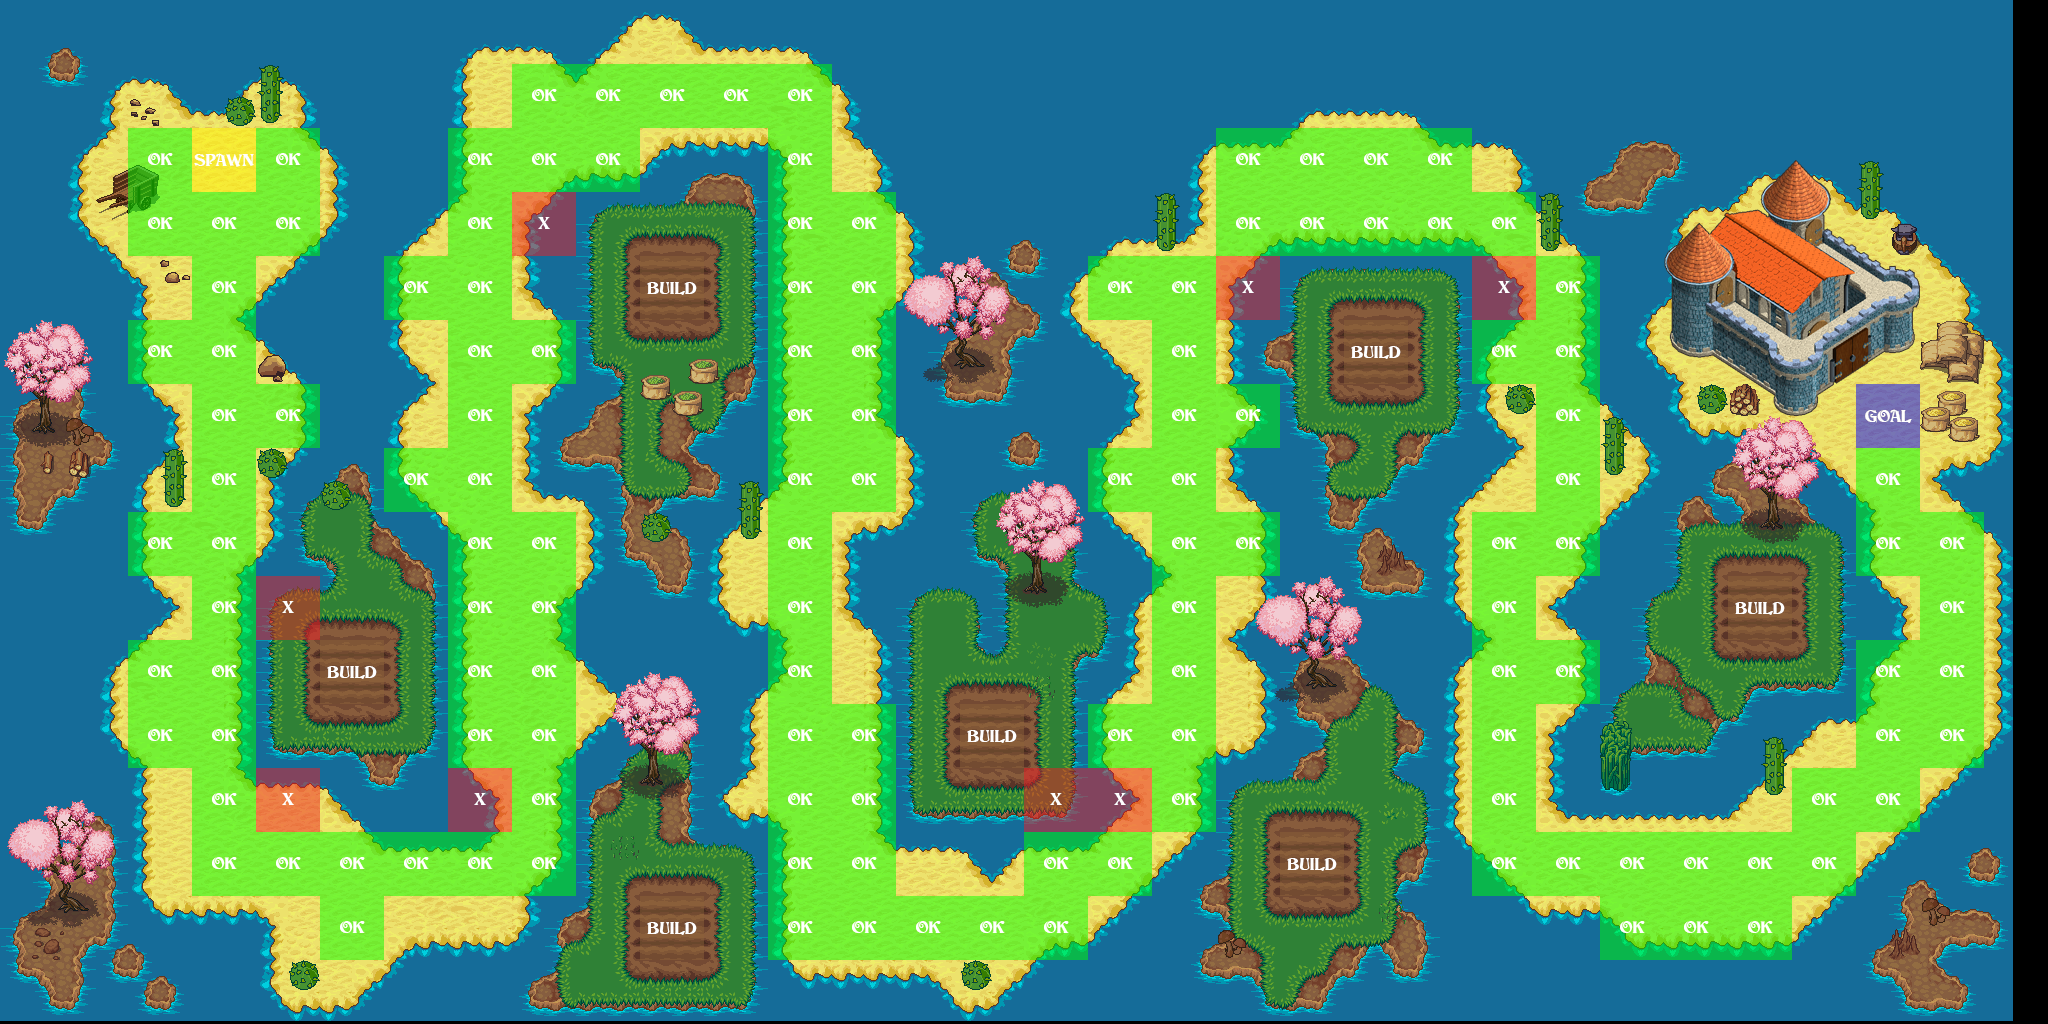

A level layout from a 2D game, rendered from its tile map. Below: a short description, then the map file with tile-grid data replaced by summaries:
An orthogonal 32x16 tile map with 64x64 px tiles, 1 tile layer (AI), 1 image layer.

<map version="1.0" orientation="orthogonal" width="32" height="16" tilewidth="64" tileheight="64">
 <tileset firstgid="1" name="AI" tilewidth="64" tileheight="64">
  <image source="AI-DATA.png" width="256" height="256" />
 </tileset>
 <imagelayer name="Terrain" width="32" height="16">
  <image source="level3.png" />
 </imagelayer>
 <layer name="AI" width="32" height="16">
  <data>[512 cells, 149 non-empty, 5 distinct tile ids]</data>
 </layer>
</map>
